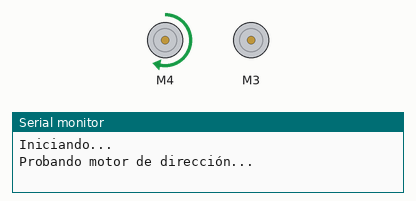
Recording of a sketch running on a simulated Arduino Uno, built with avr-gcc and run on an emulated ATmega328P. Parts: 2 × DC motor (green arrow = forward, orange = backward, longer = faster), the last lines printed to the serial monitor.

Above: at 0.1 s.
At 3.1 s:
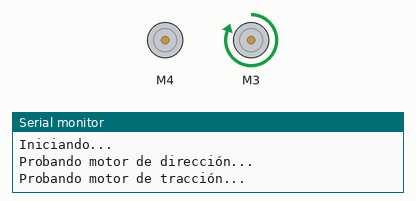
At 5.1 s:
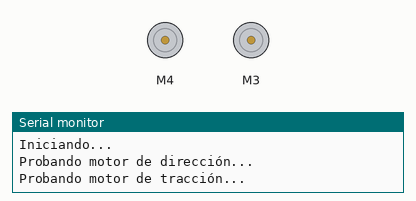
Timing chart, 0 to 6.6 s (numbered marks = the images above):
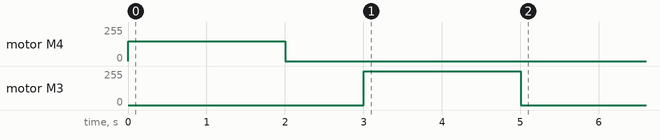

The sketch:

l293d.ino
```cpp
#include <Wire.h>
#include <Adafruit_MotorShield.h>
#include "utility/Adafruit_MS_PWMServoDriver.h"

// Crear una instancia del Motor Shield
Adafruit_MotorShield AFMS = Adafruit_MotorShield();

// Crear instancias de los motores
Adafruit_DCMotor *motorDir = AFMS.getMotor(4); // Motor de dirección (M3)
Adafruit_DCMotor *motorTra = AFMS.getMotor(3); // Motor de tracción (M4)

void setup() {
  Serial.begin(9600);           // Inicializa la comunicación serial
  Serial.println("Iniciando...");

  AFMS.begin();                 // Inicia el Motor Shield

  // Configura los motores
  motorDir->setSpeed(150);      // Velocidad del motor de dirección
  motorTra->setSpeed(255);      // Velocidad del motor de tracción

  // Prueba el motor de dirección
  Serial.println("Probando motor de dirección...");
  motorDir->run(FORWARD);       // Gira a la dirección deseada
  delay(2000);                  // Mantiene el giro por 2 segundos
  motorDir->run(RELEASE);       // Detiene el motor
  delay(1000);                  // Espera 1 segundo

  // Prueba el motor de tracción
  Serial.println("Probando motor de tracción...");
  motorTra->run(FORWARD);       // Mueve el motor de tracción hacia adelante
  delay(2000);                  // Mantiene el movimiento por 2 segundos
  motorTra->run(RELEASE);       // Detiene el motor
}

void loop() {
  // No hay nada en el loop para esta prueba
}
```

Measured:
- by itself, motor M3: stopped → forward 255/255 at 3.0 s, → stopped 2.0 s later
